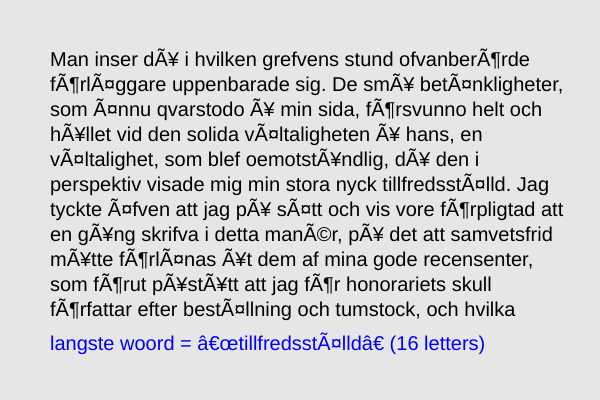
Frame 1 (no input)
Frame 2 (the mouse pressed at the canvas centre, redrawn once): identical to frame 1, image omitted

The p5.js sketch that drew this single still picture (run headless with seeded random() and noise() and a simulated clock; the mouse was pressed at the canvas centre and the sketch redrawn once):

// p5.js sketch
// ── sketch.js
/* eslint-disable no-mixed-spaces-and-tabs */
/* eslint-disable no-undef */
/* eslint-disable no-tabs */
/* eslint-disable no-unused-vars */
let zin = 'Man inser dÃ¥ i hvilken grefvens stund ofvanberÃ¶rde fÃ¶rlÃ¤ggare uppenbarade sig. De smÃ¥ betÃ¤nkligheter, som Ã¤nnu qvarstodo Ã¥ min sida, fÃ¶rsvunno helt och hÃ¥llet vid den solida vÃ¤ltaligheten Ã¥ hans, en vÃ¤ltalighet, som blef oemotstÃ¥ndlig, dÃ¥ den i perspektiv visade mig min stora nyck tillfredsstÃ¤lld. Jag tyckte Ã¤fven att jag pÃ¥ sÃ¤tt och vis vore fÃ¶rpligtad att en gÃ¥ng skrifva i detta manÃ©r, pÃ¥ det att samvetsfrid mÃ¥tte fÃ¶rlÃ¤nas Ã¥t dem af mina gode recensenter, som fÃ¶rut pÃ¥stÃ¥tt att jag fÃ¶r honorariets skull fÃ¶rfattar efter bestÃ¤llning och tumstock, och hvilka sjelfva naturligtvis aldrig skrifva fÃ¶r pengar.'

function setup () {
  createCanvas(600, 400)
  noLoop()
}

function draw () {
  background(230)
  textSize(20)
  fill(0)
  text(zin, 50, 50, 520, 270)
  let woorden = zin.split(' ')
  let nummerLangste = 0
  let aantalLetters = verwijderLeesteken(woorden[0]).length
  for (let i = 1; i < woorden.length; i++) {
    woorden[i] = verwijderLeesteken(woorden[i])
    if (woorden[i].length > aantalLetters) {
      nummerLangste = i
      aantalLetters = woorden[i].length
    }
  }
  fill('blue')
  text('langste woord = â€œ' + woorden[nummerLangste] + 'â€ (' + aantalLetters + ' letters)', 50, 350)
}

function verwijderLeesteken (w) {
  let laatste = w.charAt(w.length - 1)
  if (laatste === ',' || laatste === '.' || laatste === ';' || laatste === ':' ||
	 laatste === '?' || laatste === '!') {
    return w.substring(0, w.length - 1)
  } else {
    return w
  }
}
